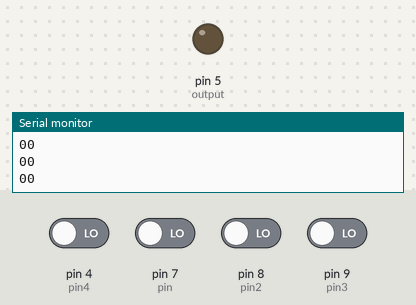
Recording of a sketch running on a simulated Arduino Uno, built with avr-gcc and run on an emulated ATmega328P. Parts: output pins drawn as LEDs (lit = HIGH), the last lines printed to the serial monitor. Inputs (shaded band) come from the test bench; at power-on: pin 4 (pin4), pin 7 (pin), pin 8 (pin2), pin 9 (pin3) LOW.

Above: at 1.2 s.
1.3 s: pin 7 (pin) driven HIGH and pin 9 (pin3) driven HIGH
At 2.5 s:
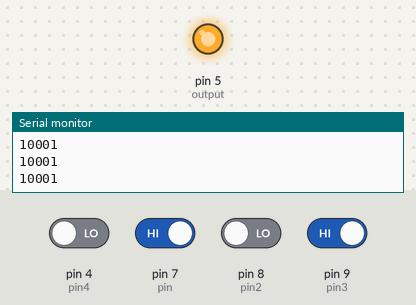
2.8 s: pin 4 (pin4) driven HIGH
At 4.4 s:
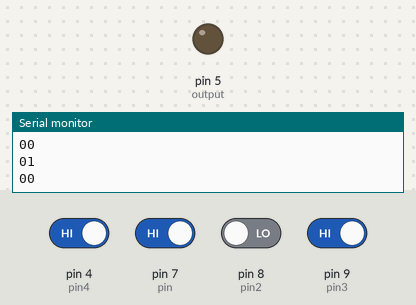
5.3 s: pin 4 (pin4) driven LOW
At 6.7 s:
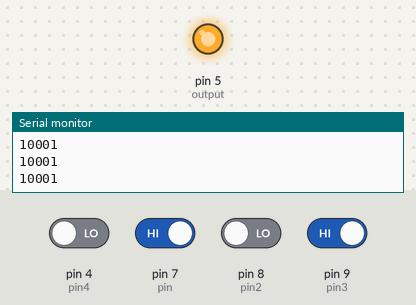
Timing chart, 0 to 8.3 s (numbered marks = the images above; inputs shaded):
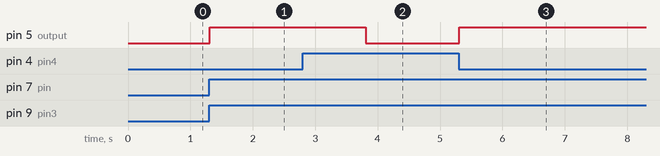

The sketch:

off_time_delay.ino
```cpp
/*
  USE >> Arduino UNO
  ##Input Pin (Connect with pull down resistor)
  PIN 7 >> ++
  PIN 8 >> --
  PIN 9 >> SET
  PIN 4 >> RESET
  ##Output Pin
  PIN 5 >> Load
  ##Operation
  <<off time delay>>
*/


 int pp,cc = 0;
 int pin = 7; // ++
 int pin2 = 8; // --
 int pin3 = 9; // set
 int pin4 = 4; // reset
 int output = 5;
 int ccc = 0;
 int bbb = 0;

int del =0;
  void setup() {
  pinMode(pin,INPUT);
  pinMode(pin2,INPUT);
  pinMode(pin3,INPUT);
  pinMode(pin4,INPUT);
  pinMode(output,OUTPUT);
  Serial.begin(9600);
  digitalWrite(5,LOW);
}

void loop() {

int input = digitalRead(pin); // ++++
int input2 = digitalRead(pin2); //----
int input3 = digitalRead(pin3); // set
int input4 = digitalRead(pin4); // reset
Serial.println(cc);
Serial.print(del);

if (input == 1 && ccc == 0)
{

  cc++;

  ccc = !ccc;
}

else if(input == 0 && ccc == 1 )
{
  ccc = 0;
}

//  dec
else if(input2 == 1 && bbb == 0 )
{
  cc--;

  bbb = !bbb;
}

else if(input2 == 0 && bbb == 1 )
{
  bbb = 0;
}

// dec

 // reset
else if( input4 == 1)
{

  cc = 0;

  delay(del);
  digitalWrite(5,LOW);
  del = 0;
  ccc = 0;
  bbb = 0;
}
 // set
else if(input3 == 1 && cc >0)
{

 digitalWrite(5,HIGH);
  del = (cc*1000);


}


else
{

}
}
```

Measured:
- after the input at 1.3 s, pin 5 (output): LOW → HIGH at once
- after the input at 2.8 s, pin 5 (output): HIGH → LOW after 1.0 s
- after the input at 5.3 s, pin 5 (output): LOW → HIGH at once
